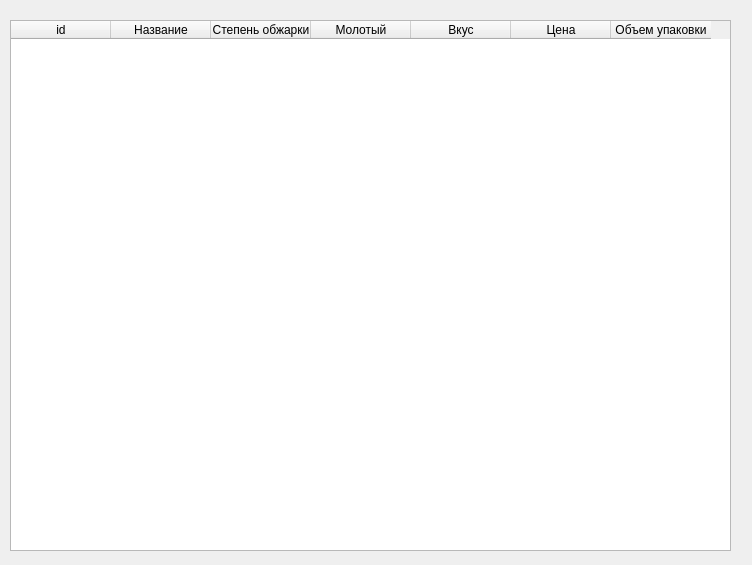
<?xml version="1.0" encoding="UTF-8"?>
<ui version="4.0">
 <class>MainWindow</class>
 <widget class="QMainWindow" name="MainWindow">
  <property name="geometry">
   <rect>
    <x>0</x>
    <y>0</y>
    <width>752</width>
    <height>565</height>
   </rect>
  </property>
  <property name="windowTitle">
   <string>Coffee</string>
  </property>
  <widget class="QWidget" name="centralwidget">
   <widget class="QTableWidget" name="table">
    <property name="geometry">
     <rect>
      <x>10</x>
      <y>20</y>
      <width>721</width>
      <height>531</height>
     </rect>
    </property>
    <column>
     <property name="text">
      <string>id</string>
     </property>
    </column>
    <column>
     <property name="text">
      <string>Название</string>
     </property>
    </column>
    <column>
     <property name="text">
      <string>Степень обжарки</string>
     </property>
    </column>
    <column>
     <property name="text">
      <string>Молотый</string>
     </property>
    </column>
    <column>
     <property name="text">
      <string>Вкус</string>
     </property>
    </column>
    <column>
     <property name="text">
      <string>Цена</string>
     </property>
    </column>
    <column>
     <property name="text">
      <string>Объем упаковки</string>
     </property>
    </column>
   </widget>
  </widget>
 </widget>
 <resources/>
 <connections/>
</ui>
